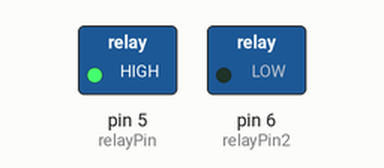
Simulated run of this sketch. Board: Arduino Uno, built with avr-gcc and run on an emulated ATmega328P. On the bench: switched loads named in the sketch (green lamp = pin HIGH).

Above: at 4.0 s.
At 12.0 s:
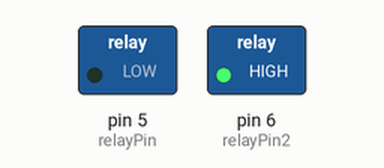
Timing chart, 0 to 18.4 s (numbered marks = the images above):
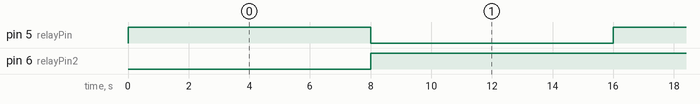

The sketch:

sketch_aug19b.ino
```cpp
int relayPin = 5;
int relayPin2 = 6;
void setup() {
  pinMode(relayPin , OUTPUT);
  pinMode(relayPin2 , OUTPUT);
}
void loop() {
  digitalWrite(relayPin, HIGH);
  delay(8000);
  digitalWrite(relayPin, LOW);
  digitalWrite(relayPin2, HIGH);
  delay(8000);


}
```

Measured:
- by itself, pin 5 (relayPin): alternates HIGH for 8.0 s and LOW for 8.0 s
- by itself, pin 6 (relayPin2): LOW → HIGH at 8.0 s
